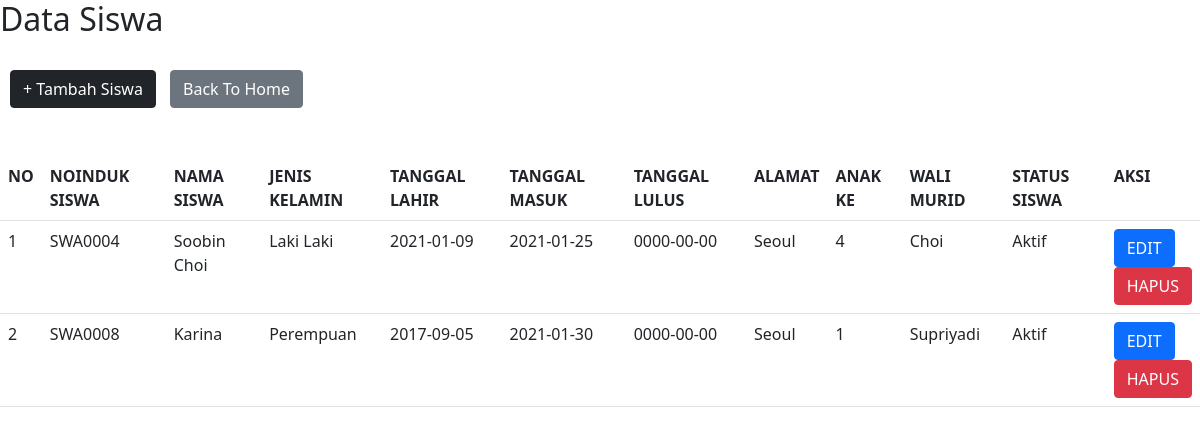
/pbd_project/siswa/index_siswa.php (signed in), run on the app's committed database.
### tables this page shows
CREATE TABLE `siswa` (
  `noinduk_siswa` char(10) NOT NULL,
  `nama_siswa` varchar(50) NOT NULL,
  `jenkel` tinyint(1) NOT NULL,
  `tgllahir` date NOT NULL,
  `tgl_masuk` date NOT NULL,
  `tgl_lulus` date DEFAULT NULL,
  `alamat` varchar(100) NOT NULL,
  `anakke` int(11) DEFAULT NULL,
  `walmur` char(16) NOT NULL,
  `status` tinyint(1) NOT NULL,
  `status_siswa` tinyint(1) NOT NULL
);

CREATE TABLE `walimurid` (
  `nik_walmur` char(16) NOT NULL,
  `nama_walmur` varchar(50) NOT NULL,
  `pekerjaan_Walmur` varchar(30) NOT NULL,
  `status` tinyint(1) NOT NULL
);

### pbd_project/siswa/index_siswa.php (the view, shortened to what this page needs)
<!DOCTYPE html>
<html>
<head>
    <link href="https://cdn.jsdelivr.net/npm/bootstrap@5.0.0-beta1/dist/css/bootstrap.min.css" rel="stylesheet">
    <link rel="stylesheet" type="text/css" href="/css/bootstrap.css">
</head>
<body>
	<h2>Data Siswa</h2>
	<br/>
	<a href="tambah_siswa.php" class="btn btn-dark" style="margin-left: 10px">+ Tambah Siswa </a>
	<a href="../login/home.php" class="btn btn-secondary" style="margin-left: 10px">Back To Home</a>
	<br/>
	<br/>
		<br>
	<table class="table table-hover">
		<tr>
			<th>NO</th>
			<th>NOINDUK SISWA</th>
			<th>NAMA SISWA</th>
			<th>JENIS KELAMIN</th>
			<th>TANGGAL LAHIR</th>
			<th>TANGGAL MASUK</th>
			<th>TANGGAL LULUS</th>
			<th>ALAMAT</th>
			<th>ANAK KE</th>
			<th>WALI MURID</th>
			<th>STATUS SISWA</th>
			<th>AKSI</th>
		</tr>
		<?php
		$no = 1;
		include 'koneksi.php';
		$query = "SELECT si.noinduk_siswa, si.nama_siswa, si.jenkel, si.tgllahir, si.tgl_masuk, si.tgl_lulus, si.alamat, si.anakke, si.walmur,si.status, si.status_siswa FROM siswa si JOIN walimurid w ON si.walmur = w.nik_walmur";
		$data = mysqli_query($koneksi, $query);
		while ($d = mysqli_fetch_array($data)) {
			if ($d['status'] == 0 && $d['status_siswa'] == 0 && $d['tgl_lulus'] == '0000-00-00') {
		?>
		<tr>
			<td><?php echo $no++ ?></td>
				<?php
				include 'koneksi.php';
				?>
			<td><?php echo $d['noinduk_siswa']; ?></td>
			<td><?php echo $d['nama_siswa']; ?></td>
			<td>
			<?php
			if ($d['jenkel'] == 1){
				echo "Perempuan";
			} else {
				echo "Laki Laki";
			}
			?>
			</td>
			<td><?php echo $d['tgllahir']; ?></td>
			<td><?php echo $d['tgl_masuk']; ?></td>
			<td><?php echo $d['tgl_lulus']; ?></td>
			<td><?php echo $d['alamat']; ?></td>
			<td><?php echo $d['anakke']; ?></td>
			<?php
				$datawalmur=mysqli_query($koneksi, "SELECT * FROM walimurid where nik_walmur='$d[walmur]'");
				$d2 = mysqli_fetch_array($datawalmur);
			?>
			<td><?php echo $d2['nama_walmur']; ?></td>
			<td>
			<?php
			if ($d['status_siswa'] == 0){
				echo "Aktif";
			}
			?>
			</td>
			<td>
				<a href="edit_siswa.php?noinduk_siswa=<?php echo $d['noinduk_siswa']; ?>" class="btn btn-primary">EDIT</a> <br>
				<a href="hide_siswa.php?noinduk_siswa=<?php echo $d['noinduk_siswa']; ?>" onclick="return confirm('apakah anda yakin untuk menyembunyikan?')" class="btn btn-danger">HAPUS</a>
			</td>
		</tr>
		<?php
		}
		}
		?>
	</table>
</body>
</html>

### data on the page
siswa: noinduk_siswa "SWA0004", nama_siswa "Soobin Choi", jenkel "Laki Laki", tgllahir "2021-01-09", tgl_masuk "2021-01-25", tgl_lulus "0000-00-00", alamat "Seoul", anakke "4", walmur.nama_walmur "Choi", status_siswa "Aktif"
siswa: noinduk_siswa "SWA0008", nama_siswa "Karina", jenkel "Perempuan", tgllahir "2017-09-05", tgl_masuk "2021-01-30", tgl_lulus "0000-00-00", alamat "Seoul", anakke "1", walmur.nama_walmur "Supriyadi", status_siswa "Aktif"
